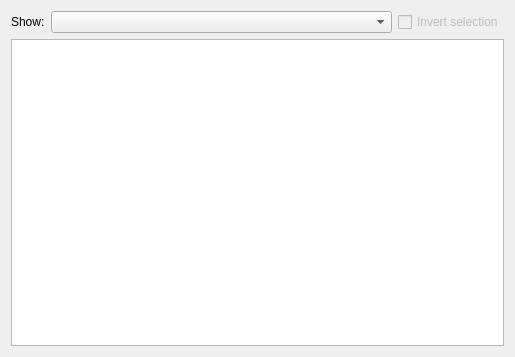
<?xml version="1.0" encoding="UTF-8"?>
<ui version="4.0">
 <class>FindDataCurrentSelectionFrame</class>
 <widget class="QWidget" name="FindDataCurrentSelectionFrame">
  <property name="geometry">
   <rect>
    <x>0</x>
    <y>0</y>
    <width>515</width>
    <height>357</height>
   </rect>
  </property>
  <property name="windowTitle">
   <string>Form</string>
  </property>
  <layout class="QVBoxLayout" name="verticalLayout">
   <item>
    <layout class="QHBoxLayout" name="horizontalLayout" stretch="0,1,0">
     <item>
      <widget class="QLabel" name="label_6">
       <property name="sizePolicy">
        <sizepolicy hsizetype="Maximum" vsizetype="Preferred">
         <horstretch>0</horstretch>
         <verstretch>0</verstretch>
        </sizepolicy>
       </property>
       <property name="text">
        <string>Show:</string>
       </property>
      </widget>
     </item>
     <item>
      <widget class="QComboBox" name="showTypeComboBox">
       <property name="sizeAdjustPolicy">
        <enum>QComboBox::AdjustToContents</enum>
       </property>
      </widget>
     </item>
     <item>
      <widget class="QCheckBox" name="invertSelectionCheckBox">
       <property name="enabled">
        <bool>false</bool>
       </property>
       <property name="toolTip">
        <string>Invert the selection</string>
       </property>
       <property name="text">
        <string>Invert selection</string>
       </property>
      </widget>
     </item>
    </layout>
   </item>
   <item>
    <widget class="pqSpreadSheetViewWidget" name="spreadsheet">
     <property name="sizePolicy">
      <sizepolicy hsizetype="Preferred" vsizetype="MinimumExpanding">
       <horstretch>0</horstretch>
       <verstretch>0</verstretch>
      </sizepolicy>
     </property>
     <property name="minimumSize">
      <size>
       <width>0</width>
       <height>120</height>
      </size>
     </property>
     <property name="editTriggers">
      <set>QAbstractItemView::NoEditTriggers</set>
     </property>
     <property name="alternatingRowColors">
      <bool>true</bool>
     </property>
     <property name="selectionMode">
      <enum>QAbstractItemView::ExtendedSelection</enum>
     </property>
     <property name="selectionBehavior">
      <enum>QAbstractItemView::SelectRows</enum>
     </property>
    </widget>
   </item>
  </layout>
 </widget>
 <customwidgets>
  <customwidget>
   <class>pqSpreadSheetViewWidget</class>
   <extends>QTableView</extends>
   <header>pqSpreadSheetViewWidget.h</header>
  </customwidget>
 </customwidgets>
 <resources/>
 <connections/>
</ui>
